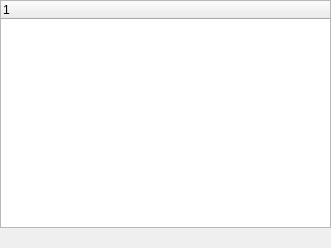
<ui version="4.0" >
 <class>MvdImportResultsPage</class>
 <widget class="QWidget" name="MvdImportResultsPage" >
  <property name="geometry" >
   <rect>
    <x>0</x>
    <y>0</y>
    <width>331</width>
    <height>248</height>
   </rect>
  </property>
  <property name="windowTitle" >
   <string>Form</string>
  </property>
  <layout class="QGridLayout" >
   <property name="margin" >
    <number>0</number>
   </property>
   <item row="0" column="0" >
    <widget class="QStackedWidget" name="stack" >
     <property name="currentIndex" >
      <number>1</number>
     </property>
     <widget class="QWidget" name="noResultsPage" >
      <property name="geometry" >
       <rect>
        <x>0</x>
        <y>0</y>
        <width>331</width>
        <height>248</height>
       </rect>
      </property>
      <layout class="QGridLayout" >
       <property name="margin" >
        <number>0</number>
       </property>
       <item row="0" column="0" >
        <spacer>
         <property name="orientation" >
          <enum>Qt::Vertical</enum>
         </property>
         <property name="sizeHint" stdset="0" >
          <size>
           <width>20</width>
           <height>40</height>
          </size>
         </property>
        </spacer>
       </item>
       <item row="1" column="0" >
        <widget class="QLabel" name="stackedInfoLabel" >
         <property name="text" >
          <string/>
         </property>
         <property name="wordWrap" >
          <bool>true</bool>
         </property>
        </widget>
       </item>
       <item row="3" column="0" >
        <spacer>
         <property name="orientation" >
          <enum>Qt::Vertical</enum>
         </property>
         <property name="sizeHint" stdset="0" >
          <size>
           <width>20</width>
           <height>40</height>
          </size>
         </property>
        </spacer>
       </item>
       <item row="2" column="0" >
        <widget class="QProgressBar" name="progressBar" >
         <property name="value" >
          <number>100</number>
         </property>
         <property name="textVisible" >
          <bool>false</bool>
         </property>
        </widget>
       </item>
      </layout>
     </widget>
     <widget class="QWidget" name="resultsPage" >
      <property name="geometry" >
       <rect>
        <x>0</x>
        <y>0</y>
        <width>331</width>
        <height>248</height>
       </rect>
      </property>
      <layout class="QGridLayout" >
       <property name="margin" >
        <number>0</number>
       </property>
       <item row="0" column="0" >
        <widget class="QTreeWidget" name="results" >
         <property name="rootIsDecorated" >
          <bool>false</bool>
         </property>
         <column>
          <property name="text" >
           <string>1</string>
          </property>
         </column>
        </widget>
       </item>
       <item row="1" column="0" >
        <widget class="QLabel" name="infoLabel" >
         <property name="text" >
          <string/>
         </property>
         <property name="wordWrap" >
          <bool>true</bool>
         </property>
        </widget>
       </item>
      </layout>
     </widget>
    </widget>
   </item>
  </layout>
 </widget>
 <resources/>
 <connections/>
</ui>
